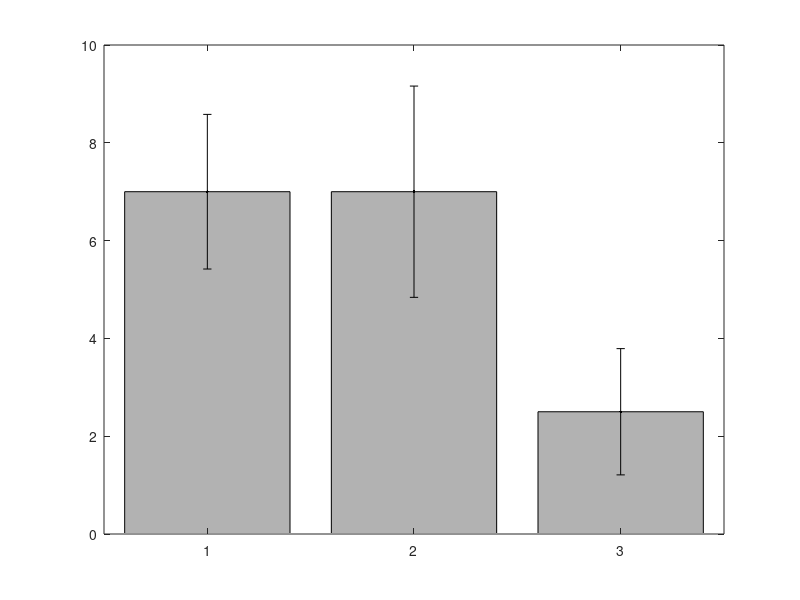

Here is the MATLAB script that generated this plot: (Note: this script raises an error after producing the figure.)
%% anova
% Example data for three groups with unequal sizes
group1 = [5, 6, 7, 8, 9];          % Group 1 data
group2 = [4, 5, 6, 7, 8, 9, 10];   % Group 2 data (larger size)
group3 = [3, 4, 1, 2];             % Group 3 data (smaller size)

% Combine the data into a single vector
data = [group1, group2, group3];

% Create a grouping variable
group = [ones(size(group1)), 2 * ones(size(group2)), 3 * ones(size(group3))];

% Perform one-way ANOVA
[p, tbl, stats] = anova1(data, group, 'off');

% Display the ANOVA table
disp('ANOVA Table:');
disp(tbl);

% Check for significant differences using multcompare
c = multcompare(stats, 'Display', 'off');

% Extract significant comparisons
significant_comparisons = c(c(:, 6) < 0.05, :);

% Calculate means and standard deviations for each group
means = [mean(group1), mean(group2), mean(group3)];
stds = [std(group1), std(group2), std(group3)];

% Plot the bar plot with error bars
figure;
bar(means, 'FaceColor', [0.7 0.7 0.7]);
hold on;
errorbar(1:3, means, stds, 'k.', 'LineWidth', 1.5);
xlabel('Groups');
ylabel('Mean Value');
title('Bar Plot with Error Bars and Significant Comparisons');
xticks(1:3);
xticklabels({'Group 1', 'Group 2', 'Group 3'});

% Mark significant comparisons with asterisks
for i = 1:size(significant_comparisons, 1)
    group1_idx = significant_comparisons(i, 1);
    group2_idx = significant_comparisons(i, 2);
    y_max = max(means(group1_idx), means(group2_idx)) + stds(group1_idx);
    line([group1_idx, group2_idx], [y_max, y_max], 'Color', 'k', 'LineWidth', 1.5);
    text(mean([group1_idx, group2_idx]), y_max + 0.1, '*', 'HorizontalAlignment', 'center', 'FontSize', 14);
end

hold off;

%% t test
% Example data for two groups with unequal sizes
group1 = [5, 6, 7, 8, 9];          % Group 1 data
group2 = [4, 5, 6, 7, 8, 9, 10];   % Group 2 data (larger size)

% Perform a two-sample t-test (assuming unequal variances)
[h, p, ci, stats] = ttest2(group1, group2, 'Vartype', 'unequal');

% Display the results
disp('Two-Sample t-Test Results:');
disp(['h = ', num2str(h)]);        % h = 1 indicates rejection of the null hypothesis
disp(['p = ', num2str(p)]);        % p-value
disp(['t-statistic = ', num2str(stats.tstat)]); % t-statistic
disp(['Degrees of freedom = ', num2str(stats.df)]); % Degrees of freedom
disp(['Confidence interval = [', num2str(ci(1)), ', ', num2str(ci(2)), ']']);

% Interpret the results
if h == 1
    disp('There is a significant difference between the two groups (reject null hypothesis).');
else
    disp('There is no significant difference between the two groups (fail to reject null hypothesis).');
end

%% paired t test
% Example data: Two groups of paired data
group1 = [5.2, 6.1, 4.9, 5.5, 6.3, 5.8]; % Group 1 data
group2 = [4.8, 5.9, 4.7, 5.3, 6.0, 5.4]; % Group 2 data

% Perform paired t-test
[~, p_value, ~, stats] = ttest(group1, group2);

% Calculate means and standard errors
mean_group1 = mean(group1);
mean_group2 = mean(group2);
std_error_group1 = std(group1) / sqrt(length(group1)); % Standard error for group 1
std_error_group2 = std(group2) / sqrt(length(group2)); % Standard error for group 2

% Plot bar plot with error bars
figure;
bar([1, 2], [mean_group1, mean_group2], 'FaceColor', [0.7 0.7 0.7]); % Plot bars
hold on;
errorbar([1, 2], [mean_group1, mean_group2], [std_error_group1, std_error_group2], 'k.', 'LineWidth', 1.5); % Add error bars

% Add significance marker if p-value is significant
if p_value < 0.05
    % Find the maximum y-value for positioning the asterisk
    max_y = max([mean_group1 + std_error_group1, mean_group2 + std_error_group2]);
    text(1.5, max_y + 0.1, '*', 'HorizontalAlignment', 'center', 'FontSize', 20); % Add asterisk
end

% Customize plot
xticks([1, 2]);
xticklabels({'Group 1', 'Group 2'});
ylabel('Mean Value');
title('Comparison of Group Means with Standard Error');
set(gca, 'FontSize', 12);
grid on;

% Display p-value and t-statistic in the command window
fprintf('Paired t-test results:\n');
fprintf('t-statistic = %.4f, p-value = %.4f\n', stats.tstat, p_value);

%%  Non-Parametric Tests
p_value = signrank(group1, group2); % Wilcoxon signed-rank test
disp(['Wilcoxon signed-rank test p-value: ', num2str(p_value)]);